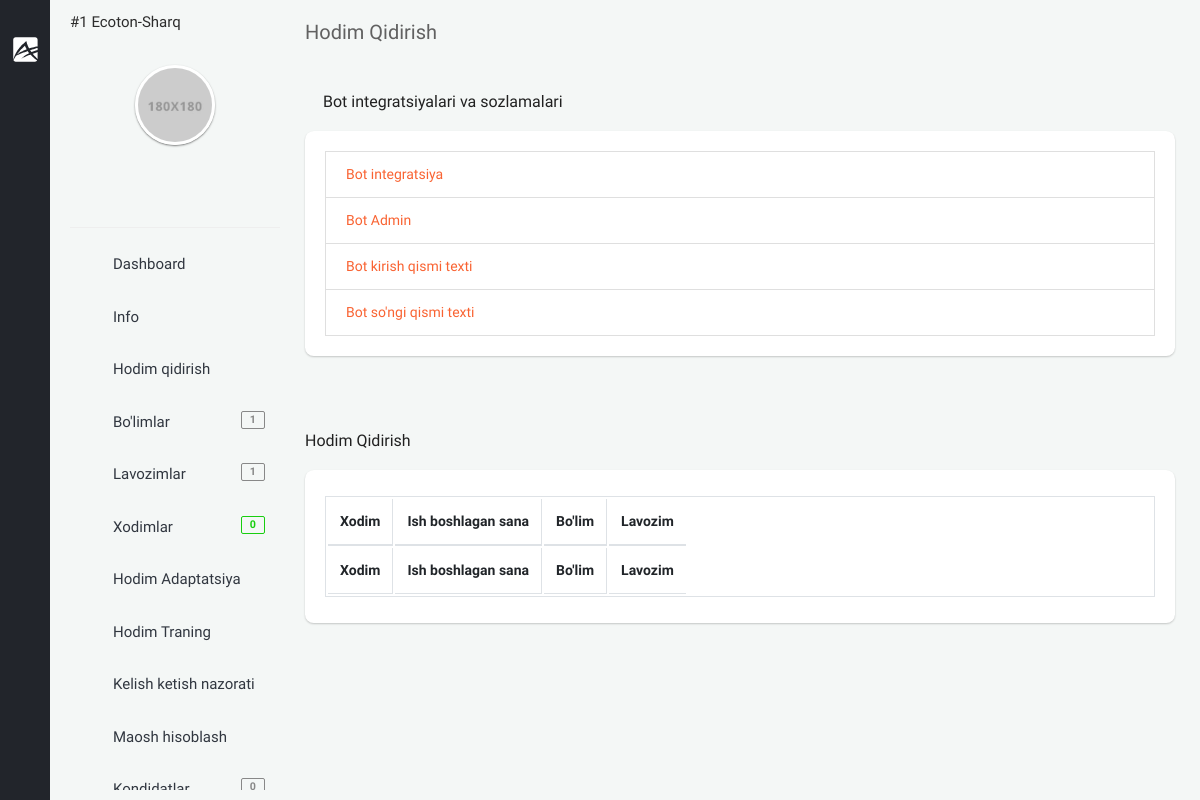
Before: /backoffice/search-staff (signed in) with the older database file.
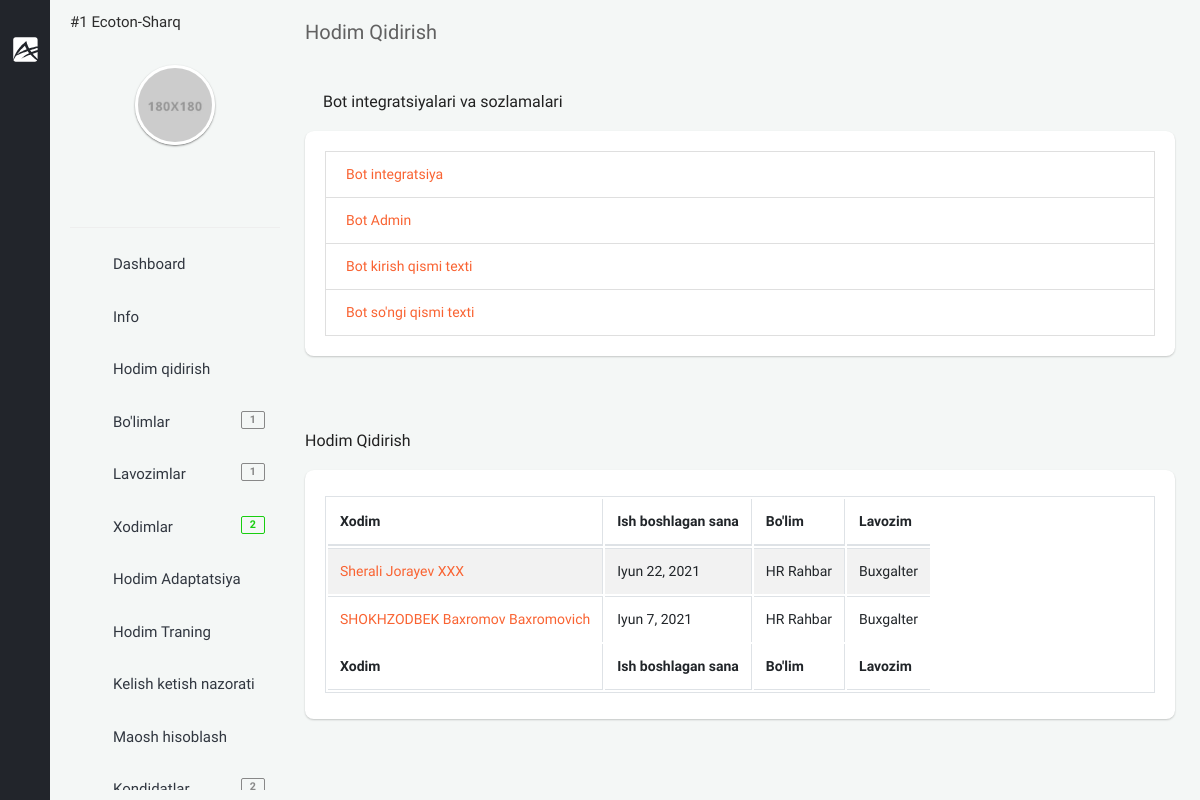
After: the same page with the newer database file.
### app/models.py (models this page shows, shortened)
class Staff(models.Model):
    GENDER = (
        ('male', 'Erkak'),
        ('female', 'Ayol')
    )
    company = models.ForeignKey(Company, on_delete=models.CASCADE, verbose_name="Kompaniya")
    first_name = models.CharField(null=True, blank=True, max_length=255, verbose_name="Ism")
    second_name = models.CharField(null=True, blank=True, max_length=255, verbose_name="Familiya")
    last_name = models.CharField(null=True, blank=True, max_length=255, verbose_name="Otasining ismi")
    username = models.CharField(null=True, blank=True, max_length=255, verbose_name="Username")
    birth_date = models.DateField(null=True, blank=True, verbose_name="Tug'ilgan sana")
    gender = models.CharField(choices=GENDER, max_length=10, verbose_name="Jinsi")
    password = models.CharField(null=True, blank=True, max_length=255, verbose_name="parol")
    tabel_number = models.PositiveIntegerField(null=True, blank=True, verbose_name="Tabel raqami")
    start_work_at = models.DateField(null=True, blank=True, verbose_name="Ish boshlagan sana")
    account_number = models.BigIntegerField(null=True, blank=True, verbose_name="Xisob raqami")
    email = models.EmailField(unique=True, verbose_name="Elektron manzil")
    mobile_phone = models.CharField(null=True, blank=True, max_length=15, verbose_name="Mobil telefon")
    home_phone = models.CharField(null=True, blank=True, max_length=15, verbose_name="Uy telefoni")
    work_phone = models.CharField(null=True, blank=True, max_length=15, verbose_name="Ish telefoni")
    address = models.CharField(null=True, blank=True, max_length=255, verbose_name="Uy manzili")
    image = models.ImageField(upload_to='company/staff/image/', null=True, blank=True, verbose_name="Xodimning rasmi")
    qr_code = models.ImageField(upload_to='company/staff/qr_code/', null=True, blank=True,
                                verbose_name="Xodimning qr code")
    department = models.ForeignKey(Department, on_delete=models.CASCADE, verbose_name="Bo'lim")
    position = models.ForeignKey(Position, on_delete=models.CASCADE, verbose_name="Lavozim")
    note = models.CharField(max_length=255, null=True, blank=True, verbose_name="Eslatma")
    work_plan = models.ForeignKey(WorkPlan, on_delete=models.CASCADE, null=True, blank=True, verbose_name="Ish jadvali")
    created_at = models.DateTimeField(auto_now_add=True)
    class Meta:
        ordering = ['-created_at']
        verbose_name_plural = "Xodimlar"

class Department(models.Model):
    name = models.CharField(max_length=255, verbose_name="Bo'lim nomi")
    info = models.CharField(max_length=255, null=True, blank=True, verbose_name="Bo'lim haqida")
    company = models.ForeignKey(Company, on_delete=models.CASCADE, verbose_name='Kompaniya')
    created_at = models.DateTimeField(auto_now_add=True)
    class Meta:
        ordering = ['-created_at']
        verbose_name_plural = "Bo'limlar"

class Position(models.Model):
    name = models.CharField(max_length=255, verbose_name="Lavozim nomi")
    info = models.CharField(max_length=255, null=True, blank=True, verbose_name='Lavozim haqida')
    company = models.ForeignKey(Company, on_delete=models.CASCADE, verbose_name='Kompaniya')
    created_at = models.DateTimeField(auto_now_add=True)
    class Meta:
        ordering = ['-created_at']
        verbose_name_plural = "Lavozim"

### backoffice/views.py (the view)
# urls.py: path('search-staff', views.SearchingStaffListView.as_view(), name='search_staff')
class SearchingStaffListView(LoginRequiredMixin, generic.ListView):
    template_name = 'backoffice/pages/staff_search/list.html'
    model = models.Staff
    def get_context_data(self, *, object_list=None, **kwargs):
        ctx = super(SearchingStaffListView, self).get_context_data(**kwargs)
        ctx['searching_staffs'] = models.Staff.objects.filter(company=self.request.user.company)
        return ctx

### app/models.py (called while the page is built)
    def __str__(self):
        return f'#{self.id}  {self.name}'

### backoffice/context_processors.py (called while the page is built)
def staff_amount(request):
    amount_staff = None
    if request.user.is_anonymous == False:
        company = request.user.company
        staff = models.Staff.objects.filter(company=company)
        amount_staff = staff.count()
    return {"amount_staff": amount_staff}

def position_amount(request):
    position_amounts = None
    if request.user.is_anonymous == False:
        company = request.user.company
        position = models.Position.objects.filter(company=company)
        position_amounts = position.count()
    return {
        'position_amounts': position_amounts
    }

def department_amount(request):
    department_amounts = None
    if request.user.is_anonymous == False:
        company = request.user.company
        department = models.Department.objects.filter(company=company)
        department_amounts = department.count()
    return {
        'department_amounts': department_amounts
    }

### templates/backoffice/pages/staff_search/list.html (shortened to what this page needs)
{% extends 'backoffice/base.html' %}
{% load static %}
{% block content %}
<section class="content home">
    <div class="container-fluid">
        <div class="block-header">
            <div class="row clearfix">
                <div class="col-lg-5 col-md-5 col-sm-12">
                    <h2>Hodim Qidirish</h2>
                    <ul class="breadcrumb padding-0">
                        <li class="breadcrumb-item"><a href="{% url 'backoffice-main' %}"><i class="zmdi zmdi-home"></i></a></li>
                    </ul>
                </div>
            </div>
            <div class="row clearfix">
                <div class="col-lg-12 col-md-12 col-sm-12">
                    <div class="card">
                        <div class="header">
                            <h2><i class="zmdi zmdi-settings zmdi-hc-spin"></i> Bot integratsiyalari va sozlamalari</h2>
                        </div>
                        <div class="body">
                            <div class="list-group">
                                <a href="{% url 'bot_c_l' %}" class="list-group-item">Bot integratsiya</a>
                                <a href="{% url 'admin_bot' %}" class="list-group-item">Bot Admin</a>
                                <a href="{% url 'entry_text' %}" class="list-group-item">Bot kirish qismi texti</a>
                                <a href="{% url 'finish_text' %}" class="list-group-item">Bot so'ngi qismi texti</a>
                            </div>
                        </div>
                    </div>
                </div>
            </div>
        </div>
        <div class="row clearfix">
            <div class="col-lg-12">
                <div class="card">
                    <div class="header">
                        <h2>Hodim Qidirish</h2>
                    </div>
                    <div class="body">
                        <table class="table-responsive table table-bordered table-striped table-hover dataTable js-exportable">
                            <thead>
                                <tr>
                                    <th>Xodim</th>
                                    <th>Ish boshlagan sana</th>
                                    <th>Bo'lim</th>
                                    <th>Lavozim</th>
                                </tr>
                            </thead>
                            <tfoot>
                                <tr>
                                    <th>Xodim</th>
                                    <th>Ish boshlagan sana</th>
                                    <th>Bo'lim</th>
                                    <th>Lavozim</th>
                                </tr>
                            </tfoot>
                            <tbody>
                            {% for searching_staff in searching_staffs %}
                                <tr>
                                    <td><a href="{% url 'staff-detail' searching_staff.id %}">{{ searching_staff.first_name }} {{ searching_staff.second_name }} {{ searching_staff.last_name }}</a></td>
                                    <td>{{ searching_staff.start_work_at }}</td>
                                    <td>{{ searching_staff.department.name }}</td>
                                    <td>{{ searching_staff.position.name }}</td>
                                </tr>
                            {% endfor %}
                            </tbody>
                        </table>
                    </div>
                </div>
            </div>
        </div>
    </div>
</section>
{% endblock %}

### templates/backoffice/parts/minileftbar.html (shortened to what the changed rows need)
{% load static %}
<aside class="right_menu">
    <div id="leftsidebar" class="sidebar">
        <div class="menu">
            <ul class="list">
                <li><a href="{% url 'position' %}" class="menu-toggle waves-effect waves-block"><i class="zmdi zmdi-ticket-star"></i><span>Lavozimlar</span><span class="badge badge-default float-right">{{ position_amounts }}</span></a>
                <li><a href="{% url 'staff' %}" class="menu-toggle waves-effect waves-block"><i class="zmdi zmdi zmdi-accounts-add"></i><span>Xodimlar</span><span class="badge badge-success float-right">{{ amount_staff }}</span></a></li>
                <li>
                    <a href="{% url 'new_telegram_staff' %}" class="menu-toggle waves-effect waves-block"><i class="zmdi zmdi-account-box-o "></i><span>Kondidatlar</span><span class="badge badge-default float-right">{{ bot_user_list_counter }}</span></a>
                </li>
            </ul>
        </div>
    </div>
</aside>

Changed rows visible on the page:
added Staff: first_name "Sherali", second_name "Jorayev", last_name "XXX", start_work_at "Iyun 22, 2021", department.name "HR Rahbar", position.name "Buxgalter"
added Staff: first_name "SHOKHZODBEK", second_name "Baxromov", last_name "Baxromovich", start_work_at "Iyun 7, 2021", department.name "HR Rahbar", position.name "Buxgalter"
Other visible differences:
{{ amount_staff }}: "0" → "2"
{{ bot_user_list_counter }}: "0" → "2"
